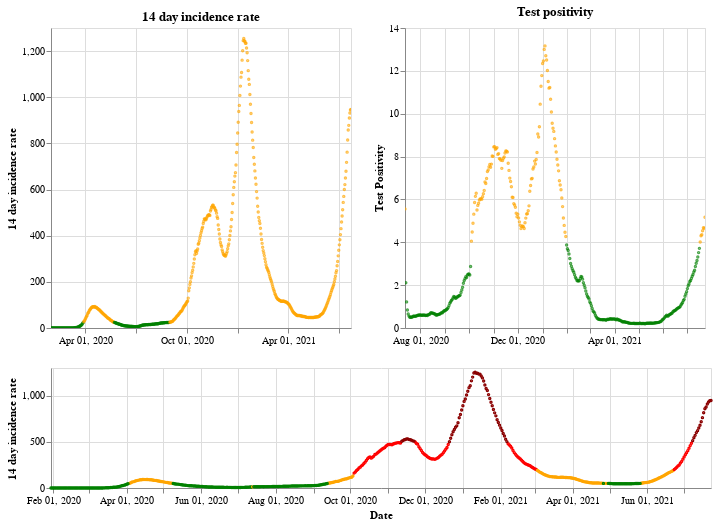

Here is the notebook cell this chart was saved with:
### Markdown cell above
## England

### Code cell
plot_traffic_light('England')

### Figure 1 — Vega-Lite specification as saved in the notebook (floating-point values rounded to 4 significant figures; data arrays with more than 128 entries replaced by an {"elided": "..."} marker saying what was removed)
{"config": {"view": {"continuousWidth": 400, "continuousHeight": 300}}, "vconcat": [{"hconcat": [{"mark": {"type": "point", "size": 2}, "encoding": {"color": {"condition": {"value": "green", "test": "(datum.twoWeeklyCasesRate <= 25)"}, "value": "orange"}, "tooltip": [{"type": "nominal", "field": "areaName"}, {"type": "temporal", "field": "date"}, {"type": "quantitative", "field": "twoWeeklyCasesRate"}, {"type": "quantitative", "field": "testPositivity"}], "x": {"type": "temporal", "axis": {"title": ""}, "field": "date", "scale": {"domain": {"selection": "DateBrush"}}, "timeUnit": "yearmonthdate"}, "y": {"type": "quantitative", "axis": {"title": "14 day incidence rate"}, "field": "twoWeeklyCasesRate"}}, "title": "14 day incidence rate", "width": 300}, {"mark": {"type": "point", "size": 2}, "encoding": {"color": {"condition": {"value": "green", "test": "(datum.testPositivity <= 4)"}, "value": "orange"}, "tooltip": [{"type": "nominal", "field": "areaName"}, {"type": "temporal", "field": "date"}, {"type": "quantitative", "field": "twoWeeklyCasesRate"}, {"type": "quantitative", "field": "testPositivity"}], "x": {"type": "temporal", "axis": {"title": ""}, "field": "date", "scale": {"domain": {"selection": "DateBrush"}}, "timeUnit": "yearmonthdate"}, "y": {"type": "quantitative", "axis": {"title": "Test Positivity"}, "field": "testPositivity"}}, "title": "Test positivity", "width": 300}]}, {"layer": [{"mark": {"type": "point", "size": 2}, "encoding": {"color": {"condition": {"value": "orange", "test": "(((datum.testPositivity < 4) && (datum.twoWeeklyCasesRate >= 50)) && (datum.twoWeeklyCasesRate < 200))"}, "value": "red"}, "opacity": {"condition": {"value": 1, "test": "((datum.twoWeeklyCasesRate >= 50) && (datum.twoWeeklyCasesRate < 500))"}, "value": 0}, "tooltip": [{"type": "nominal", "field": "areaName"}, {"type": "temporal", "field": "date"}, {"type": "quantitative", "field": "twoWeeklyCasesRate"}, {"type": "quantitative", "field": "testPositivity"}], "x": {"type": "temporal", "axis": {"title": "Date"}, "field": "date", "timeUnit": "yearmonthdate"}, "y": {"type": "quantitative", "axis": {"title": "14 day incidence rate"}, "field": "twoWeeklyCasesRate"}}, "selection": {"DateBrush": {"type": "interval", "encodings": ["x"], "fields": ["Time"]}}}, {"mark": {"type": "point", "size": 2}, "encoding": {"color": {"value": "darkred"}, "opacity": {"condition": {"value": 1, "test": "(datum.twoWeeklyCasesRate >= 500)"}, "value": 0}, "tooltip": [{"type": "nominal", "field": "areaName"}, {"type": "temporal", "field": "date"}, {"type": "quantitative", "field": "twoWeeklyCasesRate"}, {"type": "quantitative", "field": "testPositivity"}], "x": {"type": "temporal", "axis": {"title": "Date"}, "field": "date", "timeUnit": "yearmonthdate"}, "y": {"type": "quantitative", "axis": {"title": "14 day incidence rate"}, "field": "twoWeeklyCasesRate"}}}, {"mark": {"type": "point", "size": 2}, "encoding": {"color": {"condition": {"value": "green", "test": "((datum.testPositivity < 4) && (datum.twoWeeklyCasesRate < 50))"}, "value": "orange"}, "opacity": {"condition": {"value": 1, "test": "(datum.twoWeeklyCasesRate < 50)"}, "value": 0}, "tooltip": [{"type": "nominal", "field": "areaName"}, {"type": "temporal", "field": "date"}, {"type": "quantitative", "field": "twoWeeklyCasesRate"}, {"type": "quantitative", "field": "testPositivity"}], "x": {"type": "temporal", "axis": {"title": "Date"}, "field": "date", "timeUnit": "yearmonthdate"}, "y": {"type": "quantitative", "axis": {"title": "14 day incidence rate"}, "field": "twoWeeklyCasesRate"}}}], "height": 120, "width": 660}], "data": {"name": "data-b797a08a3872b9a9eab342b9ae388ef3"}, "$schema": "https://vega.github.io/schema/vega-lite/v4.8.1.json", "datasets": {"data-b797a08a3872b9a9eab342b9ae388ef3": {"elided": "541 records"}}}
